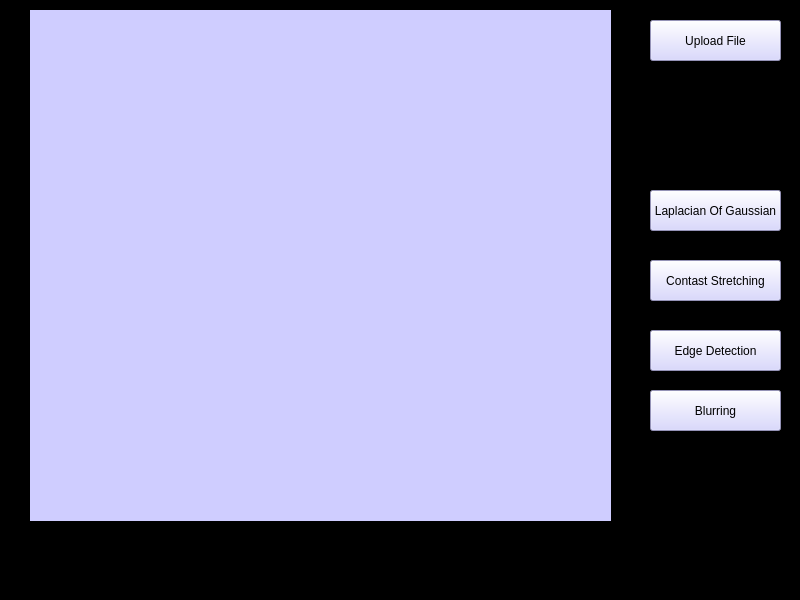
<?xml version="1.0" encoding="UTF-8"?>
<ui version="4.0">
 <class>MainWindow</class>
 <widget class="QMainWindow" name="MainWindow">
  <property name="geometry">
   <rect>
    <x>0</x>
    <y>0</y>
    <width>800</width>
    <height>600</height>
   </rect>
  </property>
  <property name="windowTitle">
   <string>MainWindow</string>
  </property>
  <property name="styleSheet">
   <string notr="true">background-color: rgb(0, 0, 0);</string>
  </property>
  <widget class="QWidget" name="centralwidget">
   <widget class="QLabel" name="label">
    <property name="geometry">
     <rect>
      <x>30</x>
      <y>10</y>
      <width>581</width>
      <height>511</height>
     </rect>
    </property>
    <property name="styleSheet">
     <string notr="true">background-color: rgb(207, 205, 255);</string>
    </property>
    <property name="text">
     <string/>
    </property>
   </widget>
   <widget class="QPushButton" name="pushButton">
    <property name="geometry">
     <rect>
      <x>650</x>
      <y>20</y>
      <width>131</width>
      <height>41</height>
     </rect>
    </property>
    <property name="palette">
     <palette>
      <active>
       <colorrole role="Button">
        <brush brushstyle="SolidPattern">
         <color alpha="255">
          <red>207</red>
          <green>205</green>
          <blue>255</blue>
         </color>
        </brush>
       </colorrole>
       <colorrole role="Base">
        <brush brushstyle="SolidPattern">
         <color alpha="255">
          <red>207</red>
          <green>205</green>
          <blue>255</blue>
         </color>
        </brush>
       </colorrole>
       <colorrole role="Window">
        <brush brushstyle="SolidPattern">
         <color alpha="255">
          <red>207</red>
          <green>205</green>
          <blue>255</blue>
         </color>
        </brush>
       </colorrole>
       <colorrole role="LinkVisited">
        <brush brushstyle="SolidPattern">
         <color alpha="255">
          <red>255</red>
          <green>0</green>
          <blue>0</blue>
         </color>
        </brush>
       </colorrole>
      </active>
      <inactive>
       <colorrole role="Button">
        <brush brushstyle="SolidPattern">
         <color alpha="255">
          <red>207</red>
          <green>205</green>
          <blue>255</blue>
         </color>
        </brush>
       </colorrole>
       <colorrole role="Base">
        <brush brushstyle="SolidPattern">
         <color alpha="255">
          <red>207</red>
          <green>205</green>
          <blue>255</blue>
         </color>
        </brush>
       </colorrole>
       <colorrole role="Window">
        <brush brushstyle="SolidPattern">
         <color alpha="255">
          <red>207</red>
          <green>205</green>
          <blue>255</blue>
         </color>
        </brush>
       </colorrole>
       <colorrole role="LinkVisited">
        <brush brushstyle="SolidPattern">
         <color alpha="255">
          <red>255</red>
          <green>0</green>
          <blue>0</blue>
         </color>
        </brush>
       </colorrole>
      </inactive>
      <disabled>
       <colorrole role="Button">
        <brush brushstyle="SolidPattern">
         <color alpha="255">
          <red>207</red>
          <green>205</green>
          <blue>255</blue>
         </color>
        </brush>
       </colorrole>
       <colorrole role="Base">
        <brush brushstyle="SolidPattern">
         <color alpha="255">
          <red>207</red>
          <green>205</green>
          <blue>255</blue>
         </color>
        </brush>
       </colorrole>
       <colorrole role="Window">
        <brush brushstyle="SolidPattern">
         <color alpha="255">
          <red>207</red>
          <green>205</green>
          <blue>255</blue>
         </color>
        </brush>
       </colorrole>
       <colorrole role="LinkVisited">
        <brush brushstyle="SolidPattern">
         <color alpha="255">
          <red>255</red>
          <green>0</green>
          <blue>0</blue>
         </color>
        </brush>
       </colorrole>
      </disabled>
     </palette>
    </property>
    <property name="styleSheet">
     <string notr="true">background-color: rgb(207, 205, 255);</string>
    </property>
    <property name="text">
     <string>Upload File</string>
    </property>
   </widget>
   <widget class="QPushButton" name="pushButton_2">
    <property name="geometry">
     <rect>
      <x>650</x>
      <y>190</y>
      <width>131</width>
      <height>41</height>
     </rect>
    </property>
    <property name="styleSheet">
     <string notr="true">background-color: rgb(207, 205, 255);</string>
    </property>
    <property name="text">
     <string>Laplacian Of Gaussian</string>
    </property>
   </widget>
   <widget class="QPushButton" name="pushButton_3">
    <property name="geometry">
     <rect>
      <x>650</x>
      <y>260</y>
      <width>131</width>
      <height>41</height>
     </rect>
    </property>
    <property name="styleSheet">
     <string notr="true">background-color: rgb(207, 205, 255);</string>
    </property>
    <property name="text">
     <string>Contast Stretching</string>
    </property>
   </widget>
   <widget class="QPushButton" name="pushButton_4">
    <property name="geometry">
     <rect>
      <x>650</x>
      <y>390</y>
      <width>131</width>
      <height>41</height>
     </rect>
    </property>
    <property name="styleSheet">
     <string notr="true">background-color: rgb(207, 205, 255);</string>
    </property>
    <property name="text">
     <string>Blurring</string>
    </property>
   </widget>
   <widget class="QPushButton" name="pushButton_5">
    <property name="geometry">
     <rect>
      <x>650</x>
      <y>330</y>
      <width>131</width>
      <height>41</height>
     </rect>
    </property>
    <property name="styleSheet">
     <string notr="true">background-color: rgb(207, 205, 255);</string>
    </property>
    <property name="text">
     <string>Edge Detection</string>
    </property>
   </widget>
  </widget>
  <widget class="QMenuBar" name="menubar">
   <property name="geometry">
    <rect>
     <x>0</x>
     <y>0</y>
     <width>800</width>
     <height>22</height>
    </rect>
   </property>
  </widget>
  <widget class="QStatusBar" name="statusbar"/>
 </widget>
 <resources/>
 <connections/>
</ui>
